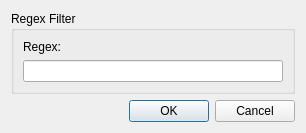
<?xml version="1.0" encoding="UTF-8"?>
<ui version="4.0">
 <class>AddRegexDialog</class>
 <widget class="QDialog" name="AddRegexDialog">
  <property name="geometry">
   <rect>
    <x>0</x>
    <y>0</y>
    <width>306</width>
    <height>101</height>
   </rect>
  </property>
  <property name="windowTitle">
   <string>Dialog</string>
  </property>
  <layout class="QGridLayout" name="gridLayout_2">
   <item row="0" column="0">
    <widget class="QGroupBox" name="groupBox">
     <property name="title">
      <string>Regex Filter</string>
     </property>
     <layout class="QGridLayout" name="gridLayout">
      <item row="0" column="0">
       <widget class="QLabel" name="label">
        <property name="text">
         <string>Regex:</string>
        </property>
       </widget>
      </item>
      <item row="1" column="0">
       <widget class="QLineEdit" name="lineEdit"/>
      </item>
     </layout>
    </widget>
   </item>
   <item row="1" column="0">
    <widget class="QDialogButtonBox" name="buttonBox">
     <property name="orientation">
      <enum>Qt::Horizontal</enum>
     </property>
     <property name="standardButtons">
      <set>QDialogButtonBox::Cancel|QDialogButtonBox::Ok</set>
     </property>
    </widget>
   </item>
  </layout>
 </widget>
 <resources/>
 <connections>
  <connection>
   <sender>buttonBox</sender>
   <signal>accepted()</signal>
   <receiver>AddRegexDialog</receiver>
   <slot>accept()</slot>
   <hints>
    <hint type="sourcelabel">
     <x>248</x>
     <y>254</y>
    </hint>
    <hint type="destinationlabel">
     <x>157</x>
     <y>274</y>
    </hint>
   </hints>
  </connection>
  <connection>
   <sender>buttonBox</sender>
   <signal>rejected()</signal>
   <receiver>AddRegexDialog</receiver>
   <slot>reject()</slot>
   <hints>
    <hint type="sourcelabel">
     <x>316</x>
     <y>260</y>
    </hint>
    <hint type="destinationlabel">
     <x>286</x>
     <y>274</y>
    </hint>
   </hints>
  </connection>
 </connections>
</ui>
